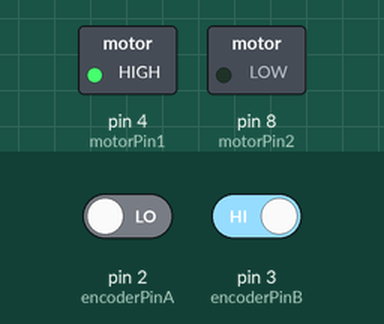
This sketch was run on a simulated Arduino Uno, built with avr-gcc and run on an emulated ATmega328P. Parts: switched loads named in the sketch (green lamp = pin HIGH). The test bench sets the inputs (shaded band); at power-on: pin 2 (encoderPinA) LOW, pin 3 (encoderPinB) HIGH. What the sketch prints to the serial monitor is not drawn.

Above: at 0.1 s.
Timing chart, 0 to 1.6 s (numbered marks = the images above):
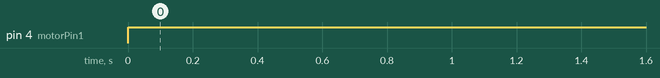

Measured:
- by itself, pin 4 (motorPin1): LOW → HIGH at 0.00 s

The sketch:

b11_dynmic_pwm_without_pid.ino
```cpp
// CONCLUSION
// B01 (DOUBLE - RASING (1 TIME )) -- 330 COUNT = 360 DEGREE
// B02 (DOUBLE - RASING / FAILING (2 TIME )) -- 660 COUNT = 360 DEGREE
// B03 /B05  (DOUBLE - CHANGE (4 TIME )) -- 1320 COUNT = 360 DEGREE

#include <SPI.h>
#include <SD.h>
#include <TimerOne.h>

// #define ENCA 2 // GREEN
// #define ENCB 3 // YELLOW
// #define PWM 5 //
// #define IN2 8 // BLACK
// #define IN1 4 // WHITE
// #define PWMVAL 75*2
// #define PWMVAL 255

const int motorPin1 = 4;  // Motor driver pin 1
const int motorPin2 = 8;  // Motor driver pin 2
const int encoderPinA = 2;  // Encoder signal A pin
const int encoderPinB = 3;  // Encoder signal B pin
const float Kp = 1;  // Proportional gain

volatile int encoderCount = 0;  // Encoder pulse count
volatile int lastEncoderCount = 0; // Last encoder count
volatile unsigned long lastTime = 0;  // Last time the encoder count was updated
float currentSpeed = 0.0;  // Current motor speed
float targetSpeed = 100.0; // Desired speed in rotations per second
float printSec = 0.1;
float speedError;
float voltage;

void setup() {
  Serial.begin(9600);
  unsigned long int timeInterval = (printSec * 1000000);
  Timer1.initialize(timeInterval); // 0.5 microseconds = 0.5 second
  Timer1.attachInterrupt(serialPrint);

  pinMode(motorPin1, OUTPUT);
  pinMode(motorPin2, OUTPUT);
  attachInterrupt(digitalPinToInterrupt(encoderPinA), updateEncoderCount, CHANGE);
  attachInterrupt(digitalPinToInterrupt(encoderPinB), updateEncoderCount, CHANGE);
}

void loop() {
  // Update motor speed measurement every 100ms
  unsigned long currentTime = millis();
  if (currentTime - lastTime >= 100) {
    currentSpeed = (float)(encoderCount - lastEncoderCount) / 20.0;  // Convert encoder pulses to rotations per second
    lastEncoderCount = encoderCount;
    lastTime = currentTime;
  }

  // Adjust motor voltage based on speed error
  speedError = targetSpeed - currentSpeed;
  voltage = Kp * speedError;
  if (voltage > 0) {
    digitalWrite(motorPin1, HIGH);
    digitalWrite(motorPin2, LOW);
    analogWrite(motorPin2, min(voltage, 255)); // Set max voltage to 255
  } else {
    digitalWrite(motorPin1, LOW);
    digitalWrite(motorPin2, HIGH);
    analogWrite(motorPin1, min(-voltage, 255)); // Set max voltage to 255
  }
}

void updateEncoderCount() {
  // Update encoder pulse count
  int encoderA = digitalRead(encoderPinA);
  int encoderB = digitalRead(encoderPinB);
  if (encoderA == encoderB) {
    encoderCount++;
  } else {
    encoderCount--;
  }
}

void serialPrint(){
    Serial.print(" - ");
    Serial.print(targetSpeed);
    Serial.print(" , ");
    Serial.print(currentSpeed);
    Serial.print(" , ");
    Serial.println(speedError);
}
```
